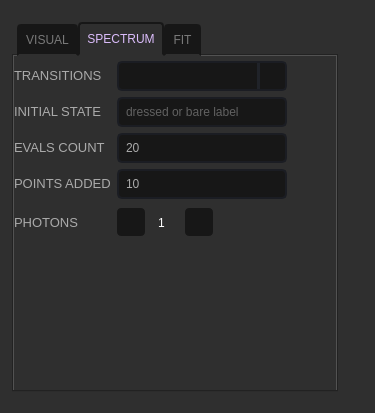
<?xml version="1.0" encoding="UTF-8"?>
<ui version="4.0">
 <class>settingsWidget</class>
 <widget class="QWidget" name="settingsWidget">
  <property name="geometry">
   <rect>
    <x>0</x>
    <y>0</y>
    <width>375</width>
    <height>413</height>
   </rect>
  </property>
  <property name="sizePolicy">
   <sizepolicy hsizetype="Preferred" vsizetype="Preferred">
    <horstretch>0</horstretch>
    <verstretch>0</verstretch>
   </sizepolicy>
  </property>
  <property name="minimumSize">
   <size>
    <width>375</width>
    <height>413</height>
   </size>
  </property>
  <property name="maximumSize">
   <size>
    <width>375</width>
    <height>413</height>
   </size>
  </property>
  <property name="windowTitle">
   <string>Form</string>
  </property>
  <property name="styleSheet">
   <string notr="true">QMainWindow {
	background-color: #5F5F5F;
}

QFrame {
	background-color: #5F5F5F;
}

QToolTip {
	color: #ffffff;
	background-color: rgba(27, 29, 35, 160);
	border: 1px solid rgb(40, 40, 40);
	border-radius: 2px;
}

QWidget {
	font-family: &quot;Roboto Medium&quot;;
	background-color: #2F2F2F;
}

QLabel {
	color: rgb(170, 170, 170);
    font-size: 14px;
}

/* LINE EDIT */
/* LINE EDIT */
QLineEdit {
	color: rgb(170, 170, 170);
	background-color: #171717;
	border-radius: 5px;
	border: 2px solid rgb(27, 29, 35);
	padding-left: 5px;
}

QLineEdit:hover {
	border: 2px solid rgb(64, 71, 88);
}

QLineEdit:focus {
	border: 2px solid rgb(91, 101, 124);
}

/* CHECKBOX */
QCheckBox {
	color: #AAAAAA;
    spacing: 10px;
    font-size: 14px;
}

QCheckBox::indicator {
    border: 1px solid #DBBCFB;
	width: 20px;
	height: 20px;
 	border-radius: 11px;
    background: transparent;
}

QCheckBox::indicator:hover {
	border: 1px solid #BE82FA;
   background: transparent;
}

QCheckBox::indicator:checked {
	border: 1px solid #BE82FA;
   background: transparent;
	image: url(:/icons/svg/check.svg);
}

/* RADIO BUTTON */
QRadioButton {
	color: #AAAAAA;
    spacing: 10px;
    font-size: 14px;
}

QRadioButton::indicator {
    border: 1px solid #DBBCFB;
	width: 20px;
	height: 20px;
 	border-radius: 11px;
    background: transparent;
}

QRadioButton::indicator:hover {
	border: 1px solid #BE82FA;
   background: transparent;
}

QRadioButton::indicator:checked {
	border: 1px solid #BE82FA;
   background: transparent;
	image: url(:/icons/svg/check.svg);
}



/* SLIDERS */
QSlider::groove:horizontal {
    border-radius: 9px;
    height: 18px;
	margin: 0px;
	background-color: #38363B;
}

QSlider::groove:horizontal:hover {
	background-color: #3A393F;
}

QSlider::handle:horizontal {
    background-color: #BE82FA;
    border: none;
    height: 18px;
    width: 18px;
    margin: 0px;
	border-radius: 9px;
}

QSlider::handle:horizontal:hover {
    background-color: #C186FE;
}

QSlider::handle:horizontal:pressed {
    background-color: #A870E0;
}

QSlider::groove:vertical {
    border-radius: 9px;
    width: 18px;
    margin: 0px;
	background-color: rgb(52, 59, 72);
}

QSlider::groove:vertical:hover {
	background-color: rgb(55, 62, 76);
}

QSlider::handle:vertical {
    background-color: rgb(85, 170, 255);
	border: none;
    height: 18px;
    width: 18px;
    margin: 0px;
	border-radius: 9px;
}

QSlider::handle:vertical:hover {
    background-color: rgb(105, 180, 255);
}

QSlider::handle:vertical:pressed {
    background-color: rgb(65, 130, 195);
}

QGroupBox {
	border: 0;
	color: rgb(170, 170, 170);
	font: 57 10px &quot;Roboto Medium&quot;;
}

QSpinBox {
	background-color: transparent;
	color: rgb(170, 170, 170);
    padding-right: 5px; /* make room for the arrows */
    border-width: 3;
}

QSpinBox::up-button {
    subcontrol-origin: border;
    subcontrol-position: right; /* position at the top right corner */
	height: 28px;
    width: 28px; 
	background-color: rgb(93,93,93);
    border-radius: 4px;
    border: 1px;
}

QSpinBox::down-button {
    subcontrol-origin: border;
    subcontrol-position: left; /* position at the top right corner */
	height: 28px;
    width: 28px;
	background-color: rgb(93,93,93);
    border-radius: 4px;
    border: 1px;
}

QSpinBox::up-arrow {
    width: 20px;
    height: 20px;
    image: url(:/icons/svg/plus.svg) 1;
}

QSpinBox::down-arrow {
    image: url(:/icons/svg/minus.svg) 1;
    width: 20px;
    height: 20px;
}

QSpinBox::up-button:pressed {
    background-color: rgb(200,200,200);
}


/* COMBOBOX */
QComboBox {
	color: rgb(170, 170, 170);
	background-color: #171717;
	border-radius: 5px;
	border: 2px solid rgb(27, 29, 35);
	padding: 5px;
	padding-left: 10px;
}



QComboBox:hover{
	background-color: #171717;
	border: 2px solid rgb(64, 71, 88);
}

QComboBox::drop-down {
	background-color: #171717;
	subcontrol-origin: padding;
	subcontrol-position: top right;
	width: 25px; 
	border-left-width: 3px;
	border-left-color: rgba(39, 44, 54, 150);
	border-left-style: solid;
	border-top-right-radius: 3px;
	border-bottom-right-radius: 3px;	
 }
QComboBox::drop-down:button {
	width: 25px; 
 }

QComboBox::down-arrow{
	image: url(:/icons/svg/arrow-down-2F2F2F.svg);
	width: 12px;
	height: 9px;
}
 
QComboBox QAbstractItemView {
	color: rgb(85, 170, 255);	
	background-color: #2F2F2F;
	padding: 5px;
	selection-background-color: #2F2F2F;
}

QComboBox QAbstractItemView::item{
    height: 50px;
}

</string>
  </property>
  <layout class="QGridLayout" name="gridLayout_3">
   <property name="leftMargin">
    <number>12</number>
   </property>
   <property name="topMargin">
    <number>12</number>
   </property>
   <property name="rightMargin">
    <number>12</number>
   </property>
   <property name="spacing">
    <number>0</number>
   </property>
   <item row="1" column="1">
    <spacer name="verticalSpacer_3">
     <property name="orientation">
      <enum>Qt::Vertical</enum>
     </property>
     <property name="sizeType">
      <enum>QSizePolicy::Expanding</enum>
     </property>
     <property name="sizeHint" stdset="0">
      <size>
       <width>5</width>
       <height>40</height>
      </size>
     </property>
    </spacer>
   </item>
   <item row="0" column="0" rowspan="2">
    <widget class="QTabWidget" name="tabWidget">
     <property name="sizePolicy">
      <sizepolicy hsizetype="Expanding" vsizetype="Expanding">
       <horstretch>0</horstretch>
       <verstretch>0</verstretch>
      </sizepolicy>
     </property>
     <property name="minimumSize">
      <size>
       <width>0</width>
       <height>370</height>
      </size>
     </property>
     <property name="maximumSize">
      <size>
       <width>16777215</width>
       <height>370</height>
      </size>
     </property>
     <property name="styleSheet">
      <string notr="true">QTabWidget::tab-bar {
    left: 5px; /* move to the right by 5px */
}

/* Style the tab using the tab sub-control. Note that
    it reads QTabBar _not_ QTabWidget */
QTabBar::tab {
    background: #171717;
	border: 2px solid #171717;
    border-bottom-color: #2F2F2F; /* same as the pane color */
    border-top-left-radius: 4px;
    border-top-right-radius: 4px;
    min-width: 8ex;
    padding: 7px;
}

QTabBar::tab:selected {
	background: #2F2F2F;
	border: 2px solid #171717;
    border-bottom-color: #2F2F2F; /* same as pane color */
	font: 14px &quot;Roboto Medium&quot;;
    color: #DBBCFB;
}

QTabBar::tab:!selected {
    margin-top: 2px; /* make non-selected tabs look smaller */
	font: 14px &quot;Roboto Medium&quot;;
    color: #797979;
}</string>
     </property>
     <property name="tabPosition">
      <enum>QTabWidget::North</enum>
     </property>
     <property name="tabShape">
      <enum>QTabWidget::Rounded</enum>
     </property>
     <property name="currentIndex">
      <number>1</number>
     </property>
     <property name="elideMode">
      <enum>Qt::ElideRight</enum>
     </property>
     <widget class="QWidget" name="visualTab">
      <attribute name="title">
       <string>VISUAL</string>
      </attribute>
      <layout class="QVBoxLayout" name="verticalLayout">
       <property name="leftMargin">
        <number>0</number>
       </property>
       <property name="topMargin">
        <number>0</number>
       </property>
       <property name="rightMargin">
        <number>0</number>
       </property>
       <property name="bottomMargin">
        <number>0</number>
       </property>
       <item>
        <widget class="QWidget" name="visualTabContainerWidget" native="true">
         <property name="minimumSize">
          <size>
           <width>0</width>
           <height>330</height>
          </size>
         </property>
         <property name="maximumSize">
          <size>
           <width>16777215</width>
           <height>330</height>
          </size>
         </property>
         <layout class="QGridLayout" name="gridLayout_2">
          <property name="leftMargin">
           <number>0</number>
          </property>
          <property name="topMargin">
           <number>5</number>
          </property>
          <property name="rightMargin">
           <number>0</number>
          </property>
          <property name="bottomMargin">
           <number>0</number>
          </property>
          <item row="3" column="0">
           <widget class="QSlider" name="rangeSliderMin">
            <property name="sizePolicy">
             <sizepolicy hsizetype="Fixed" vsizetype="Fixed">
              <horstretch>0</horstretch>
              <verstretch>0</verstretch>
             </sizepolicy>
            </property>
            <property name="minimumSize">
             <size>
              <width>207</width>
              <height>18</height>
             </size>
            </property>
            <property name="maximumSize">
             <size>
              <width>207</width>
              <height>16777215</height>
             </size>
            </property>
            <property name="maximum">
             <number>99</number>
            </property>
            <property name="singleStep">
             <number>1</number>
            </property>
            <property name="orientation">
             <enum>Qt::Horizontal</enum>
            </property>
           </widget>
          </item>
          <item row="4" column="0">
           <widget class="QSlider" name="rangeSliderMax">
            <property name="sizePolicy">
             <sizepolicy hsizetype="Fixed" vsizetype="Fixed">
              <horstretch>0</horstretch>
              <verstretch>0</verstretch>
             </sizepolicy>
            </property>
            <property name="minimumSize">
             <size>
              <width>207</width>
              <height>18</height>
             </size>
            </property>
            <property name="maximumSize">
             <size>
              <width>207</width>
              <height>16777215</height>
             </size>
            </property>
            <property name="maximum">
             <number>99</number>
            </property>
            <property name="value">
             <number>99</number>
            </property>
            <property name="sliderPosition">
             <number>99</number>
            </property>
            <property name="orientation">
             <enum>Qt::Horizontal</enum>
            </property>
           </widget>
          </item>
          <item row="9" column="0">
           <spacer name="verticalSpacer">
            <property name="orientation">
             <enum>Qt::Vertical</enum>
            </property>
            <property name="sizeHint" stdset="0">
             <size>
              <width>20</width>
              <height>7</height>
             </size>
            </property>
           </spacer>
          </item>
          <item row="8" column="0">
           <widget class="QFrame" name="filterQFrame">
            <property name="sizePolicy">
             <sizepolicy hsizetype="Minimum" vsizetype="Fixed">
              <horstretch>0</horstretch>
              <verstretch>0</verstretch>
             </sizepolicy>
            </property>
            <property name="minimumSize">
             <size>
              <width>0</width>
              <height>0</height>
             </size>
            </property>
            <property name="maximumSize">
             <size>
              <width>16777215</width>
              <height>16777215</height>
             </size>
            </property>
            <layout class="QVBoxLayout" name="verticalLayout_12">
             <property name="spacing">
              <number>15</number>
             </property>
             <property name="topMargin">
              <number>0</number>
             </property>
             <property name="bottomMargin">
              <number>0</number>
             </property>
             <item>
              <widget class="QCheckBox" name="waveletCheckBox">
               <property name="font">
                <font>
                 <family>Roboto Medium</family>
                 <pointsize>-1</pointsize>
                </font>
               </property>
               <property name="toolTip">
                <string notr="true"/>
               </property>
               <property name="text">
                <string notr="true">Denoise</string>
               </property>
              </widget>
             </item>
             <item>
              <widget class="QCheckBox" name="edgeFilterCheckBox">
               <property name="font">
                <font>
                 <family>Roboto Medium</family>
                 <pointsize>-1</pointsize>
                </font>
               </property>
               <property name="toolTip">
                <string notr="true"/>
               </property>
               <property name="text">
                <string notr="true">Edge</string>
               </property>
              </widget>
             </item>
             <item>
              <widget class="QCheckBox" name="topHatCheckBox">
               <property name="font">
                <font>
                 <family>Roboto Medium</family>
                 <pointsize>-1</pointsize>
                </font>
               </property>
               <property name="toolTip">
                <string notr="true"/>
               </property>
               <property name="text">
                <string notr="true">Top-hat</string>
               </property>
              </widget>
             </item>
            </layout>
           </widget>
          </item>
          <item row="2" column="0" colspan="2">
           <widget class="QComboBox" name="colorComboBox">
            <property name="sizePolicy">
             <sizepolicy hsizetype="Fixed" vsizetype="Fixed">
              <horstretch>0</horstretch>
              <verstretch>0</verstretch>
             </sizepolicy>
            </property>
            <property name="minimumSize">
             <size>
              <width>250</width>
              <height>30</height>
             </size>
            </property>
            <property name="maximumSize">
             <size>
              <width>250</width>
              <height>30</height>
             </size>
            </property>
            <property name="toolTip">
             <string notr="true"/>
            </property>
            <property name="currentText">
             <string>PuOr</string>
            </property>
            <property name="iconSize">
             <size>
              <width>150</width>
              <height>20</height>
             </size>
            </property>
            <property name="frame">
             <bool>false</bool>
            </property>
            <item>
             <property name="text">
              <string notr="true">PuOr</string>
             </property>
             <property name="icon">
              <iconset resource="resources.qrc">
               <normaloff>:/icons/PuOr.png</normaloff>:/icons/PuOr.png</iconset>
             </property>
            </item>
            <item>
             <property name="text">
              <string notr="true">RdYlBu</string>
             </property>
             <property name="icon">
              <iconset resource="resources.qrc">
               <normaloff>:/icons/RdYlBu.png</normaloff>:/icons/RdYlBu.png</iconset>
             </property>
            </item>
            <item>
             <property name="text">
              <string notr="true">bwr</string>
             </property>
             <property name="icon">
              <iconset resource="resources.qrc">
               <normaloff>:/icons/bwr.png</normaloff>:/icons/bwr.png</iconset>
             </property>
            </item>
            <item>
             <property name="text">
              <string notr="true">viridis</string>
             </property>
             <property name="icon">
              <iconset resource="resources.qrc">
               <normaloff>:/icons/viridis.png</normaloff>:/icons/viridis.png</iconset>
             </property>
            </item>
            <item>
             <property name="text">
              <string notr="true">cividis</string>
             </property>
             <property name="icon">
              <iconset resource="resources.qrc">
               <normaloff>:/icons/cividis.png</normaloff>:/icons/cividis.png</iconset>
             </property>
            </item>
            <item>
             <property name="text">
              <string notr="true">gray</string>
             </property>
             <property name="icon">
              <iconset resource="resources.qrc">
               <normaloff>:/icons/gray.png</normaloff>:/icons/gray.png</iconset>
             </property>
            </item>
           </widget>
          </item>
          <item row="7" column="0">
           <widget class="QLabel" name="label_39">
            <property name="sizePolicy">
             <sizepolicy hsizetype="Preferred" vsizetype="Fixed">
              <horstretch>0</horstretch>
              <verstretch>0</verstretch>
             </sizepolicy>
            </property>
            <property name="styleSheet">
             <string notr="true">font-size: 13px</string>
            </property>
            <property name="text">
             <string>FILTERS</string>
            </property>
           </widget>
          </item>
          <item row="3" column="1">
           <widget class="QLabel" name="label_2">
            <property name="text">
             <string>MIN</string>
            </property>
           </widget>
          </item>
          <item row="5" column="0">
           <widget class="QLabel" name="label_38">
            <property name="sizePolicy">
             <sizepolicy hsizetype="Preferred" vsizetype="Fixed">
              <horstretch>0</horstretch>
              <verstretch>0</verstretch>
             </sizepolicy>
            </property>
            <property name="styleSheet">
             <string notr="true">font-size: 13px</string>
            </property>
            <property name="text">
             <string>BACKGROUND SUBTRACT</string>
            </property>
           </widget>
          </item>
          <item row="4" column="1">
           <widget class="QLabel" name="label_3">
            <property name="text">
             <string>MAX</string>
            </property>
           </widget>
          </item>
          <item row="1" column="0">
           <widget class="QLabel" name="label_40">
            <property name="sizePolicy">
             <sizepolicy hsizetype="Preferred" vsizetype="Fixed">
              <horstretch>0</horstretch>
              <verstretch>0</verstretch>
             </sizepolicy>
            </property>
            <property name="styleSheet">
             <string notr="true">font-size: 13px</string>
            </property>
            <property name="text">
             <string>COLORING</string>
            </property>
           </widget>
          </item>
          <item row="2" column="2">
           <widget class="QCheckBox" name="logScaleCheckBox">
            <property name="font">
             <font>
              <family>Roboto Medium</family>
              <pointsize>-1</pointsize>
             </font>
            </property>
            <property name="layoutDirection">
             <enum>Qt::LeftToRight</enum>
            </property>
            <property name="autoFillBackground">
             <bool>false</bool>
            </property>
            <property name="text">
             <string notr="true">Log</string>
            </property>
            <property name="checked">
             <bool>false</bool>
            </property>
           </widget>
          </item>
          <item row="6" column="0">
           <widget class="QFrame" name="bgndSubtractQFrame">
            <property name="sizePolicy">
             <sizepolicy hsizetype="Minimum" vsizetype="Fixed">
              <horstretch>0</horstretch>
              <verstretch>0</verstretch>
             </sizepolicy>
            </property>
            <property name="minimumSize">
             <size>
              <width>207</width>
              <height>0</height>
             </size>
            </property>
            <property name="layoutDirection">
             <enum>Qt::LeftToRight</enum>
            </property>
            <layout class="QVBoxLayout" name="verticalLayout_7">
             <property name="spacing">
              <number>15</number>
             </property>
             <property name="topMargin">
              <number>0</number>
             </property>
             <property name="bottomMargin">
              <number>0</number>
             </property>
             <item>
              <widget class="QCheckBox" name="bgndSubtractXCheckBox">
               <property name="sizePolicy">
                <sizepolicy hsizetype="Fixed" vsizetype="Fixed">
                 <horstretch>0</horstretch>
                 <verstretch>0</verstretch>
                </sizepolicy>
               </property>
               <property name="font">
                <font>
                 <family>Roboto Medium</family>
                 <pointsize>-1</pointsize>
                </font>
               </property>
               <property name="toolTip">
                <string notr="true">Background subtraction along X</string>
               </property>
               <property name="text">
                <string notr="true">Along X axis</string>
               </property>
               <property name="checked">
                <bool>false</bool>
               </property>
               <property name="tristate">
                <bool>false</bool>
               </property>
              </widget>
             </item>
             <item>
              <widget class="QCheckBox" name="bgndSubtractYCheckBox">
               <property name="sizePolicy">
                <sizepolicy hsizetype="Fixed" vsizetype="Fixed">
                 <horstretch>0</horstretch>
                 <verstretch>0</verstretch>
                </sizepolicy>
               </property>
               <property name="font">
                <font>
                 <family>Roboto Medium</family>
                 <pointsize>-1</pointsize>
                </font>
               </property>
               <property name="toolTip">
                <string notr="true">Background subtraction along Y</string>
               </property>
               <property name="text">
                <string notr="true">Along Y axis</string>
               </property>
               <property name="tristate">
                <bool>false</bool>
               </property>
              </widget>
             </item>
            </layout>
           </widget>
          </item>
         </layout>
        </widget>
       </item>
      </layout>
     </widget>
     <widget class="QWidget" name="spectrumTab">
      <attribute name="title">
       <string>SPECTRUM</string>
      </attribute>
      <layout class="QVBoxLayout" name="verticalLayout_3">
       <property name="leftMargin">
        <number>0</number>
       </property>
       <property name="topMargin">
        <number>0</number>
       </property>
       <property name="rightMargin">
        <number>0</number>
       </property>
       <property name="bottomMargin">
        <number>0</number>
       </property>
       <item>
        <widget class="QWidget" name="spectrumTabContainerWidget" native="true">
         <layout class="QGridLayout" name="gridLayout">
          <property name="leftMargin">
           <number>0</number>
          </property>
          <property name="topMargin">
           <number>5</number>
          </property>
          <property name="rightMargin">
           <number>0</number>
          </property>
          <property name="bottomMargin">
           <number>0</number>
          </property>
          <item row="2" column="1" colspan="2">
           <widget class="StateLineEdit" name="initStateLineEdit">
            <property name="sizePolicy">
             <sizepolicy hsizetype="Fixed" vsizetype="Fixed">
              <horstretch>0</horstretch>
              <verstretch>0</verstretch>
             </sizepolicy>
            </property>
            <property name="minimumSize">
             <size>
              <width>170</width>
              <height>30</height>
             </size>
            </property>
            <property name="maximumSize">
             <size>
              <width>16777215</width>
              <height>30</height>
             </size>
            </property>
            <property name="placeholderText">
             <string>dressed or bare label</string>
            </property>
           </widget>
          </item>
          <item row="4" column="0">
           <widget class="QLabel" name="label_43">
            <property name="sizePolicy">
             <sizepolicy hsizetype="Fixed" vsizetype="Fixed">
              <horstretch>0</horstretch>
              <verstretch>0</verstretch>
             </sizepolicy>
            </property>
            <property name="styleSheet">
             <string notr="true">font-size: 13px</string>
            </property>
            <property name="text">
             <string>POINTS ADDED</string>
            </property>
           </widget>
          </item>
          <item row="1" column="0">
           <widget class="QLabel" name="label_44">
            <property name="sizePolicy">
             <sizepolicy hsizetype="Fixed" vsizetype="Fixed">
              <horstretch>0</horstretch>
              <verstretch>0</verstretch>
             </sizepolicy>
            </property>
            <property name="styleSheet">
             <string notr="true">font-size: 13px</string>
            </property>
            <property name="text">
             <string>TRANSITIONS</string>
            </property>
           </widget>
          </item>
          <item row="3" column="0">
           <widget class="QLabel" name="label_42">
            <property name="sizePolicy">
             <sizepolicy hsizetype="Fixed" vsizetype="Fixed">
              <horstretch>0</horstretch>
              <verstretch>0</verstretch>
             </sizepolicy>
            </property>
            <property name="styleSheet">
             <string notr="true">font-size: 13px</string>
            </property>
            <property name="text">
             <string>EVALS COUNT</string>
            </property>
           </widget>
          </item>
          <item row="5" column="0">
           <widget class="QLabel" name="label_33">
            <property name="sizePolicy">
             <sizepolicy hsizetype="Fixed" vsizetype="Fixed">
              <horstretch>0</horstretch>
              <verstretch>0</verstretch>
             </sizepolicy>
            </property>
            <property name="styleSheet">
             <string notr="true">font-size: 13px</string>
            </property>
            <property name="text">
             <string>PHOTONS</string>
            </property>
           </widget>
          </item>
          <item row="3" column="1" colspan="2">
           <widget class="IntLineEdit" name="evalsCountLineEdit">
            <property name="sizePolicy">
             <sizepolicy hsizetype="Fixed" vsizetype="Fixed">
              <horstretch>0</horstretch>
              <verstretch>0</verstretch>
             </sizepolicy>
            </property>
            <property name="minimumSize">
             <size>
              <width>170</width>
              <height>30</height>
             </size>
            </property>
            <property name="maximumSize">
             <size>
              <width>16777215</width>
              <height>30</height>
             </size>
            </property>
            <property name="text">
             <string>20</string>
            </property>
           </widget>
          </item>
          <item row="4" column="1" colspan="2">
           <widget class="IntLineEdit" name="pointsAddLineEdit">
            <property name="sizePolicy">
             <sizepolicy hsizetype="Fixed" vsizetype="Fixed">
              <horstretch>0</horstretch>
              <verstretch>0</verstretch>
             </sizepolicy>
            </property>
            <property name="minimumSize">
             <size>
              <width>170</width>
              <height>30</height>
             </size>
            </property>
            <property name="maximumSize">
             <size>
              <width>16777215</width>
              <height>30</height>
             </size>
            </property>
            <property name="text">
             <string>10</string>
            </property>
            <property name="placeholderText">
             <string># of x value for spectrum sweep</string>
            </property>
           </widget>
          </item>
          <item row="5" column="1">
           <widget class="QSpinBox" name="prefitPhotonSpinBox">
            <property name="sizePolicy">
             <sizepolicy hsizetype="Fixed" vsizetype="Fixed">
              <horstretch>0</horstretch>
              <verstretch>0</verstretch>
             </sizepolicy>
            </property>
            <property name="minimumSize">
             <size>
              <width>96</width>
              <height>35</height>
             </size>
            </property>
            <property name="styleSheet">
             <string notr="true">QSpinBox {
    color: #FFFFFF;
    background-color: #2F2F2F;
	height: 28px;
    width: 28px; 
    background-image: url(:/images/spin_box_bg_171717.svg) 1;
    background-repeat: no-repeat;
    background-position: center center;
    background-origin: content;
   /*padding: -5px 0px -14px 0px;*/
}

QSpinBox::up-button {
    subcontrol-origin: border;
    subcontrol-position: right; /* position at the top right corner */
	height: 28px;
    width: 28px; 
	background-color: #171717;
    border-radius: 4px;
}

QSpinBox::down-button {
    subcontrol-origin: border;
    subcontrol-position: left; /* position at the top right corner */
	height: 28px;
    width: 28px;
	background-color: #171717;
    border-radius: 4px;
    border: 1px;
}

QSpinBox::up-arrow {
    width: 20px;
    height: 20px;
    image: url(:/icons/svg/plus.svg) 1;
}

QSpinBox::up-arrow:pressed {
    width: 20px;
    height: 20px;
    image: url(:/icons/svg/plus-pressed.svg) 1;
}

QSpinBox::down-arrow {
    image: url(:/icons/svg/minus.svg) 1;
    width: 20px;
    height: 20px;
}

QSpinBox::down-arrow:pressed {
    image: url(:/icons/svg/minus-pressed.svg) 1;
    width: 20px;
    height: 20px;
}

QSpinBox::up-button:pressed {
    background-color: #262626;
}

QSpinBox::down-button:pressed {
    background-color: #262626;
}</string>
            </property>
            <property name="alignment">
             <set>Qt::AlignCenter</set>
            </property>
            <property name="minimum">
             <number>1</number>
            </property>
           </widget>
          </item>
          <item row="2" column="0">
           <widget class="QLabel" name="label">
            <property name="sizePolicy">
             <sizepolicy hsizetype="Fixed" vsizetype="Fixed">
              <horstretch>0</horstretch>
              <verstretch>0</verstretch>
             </sizepolicy>
            </property>
            <property name="styleSheet">
             <string notr="true">font-size: 13px</string>
            </property>
            <property name="text">
             <string>INITIAL STATE</string>
            </property>
           </widget>
          </item>
          <item row="6" column="0">
           <spacer name="verticalSpacer_2">
            <property name="orientation">
             <enum>Qt::Vertical</enum>
            </property>
            <property name="sizeHint" stdset="0">
             <size>
              <width>20</width>
              <height>115</height>
             </size>
            </property>
           </spacer>
          </item>
          <item row="1" column="3">
           <widget class="QPushButton" name="numericalSpectrumSettingsHelpPushButton">
            <property name="sizePolicy">
             <sizepolicy hsizetype="Fixed" vsizetype="Fixed">
              <horstretch>0</horstretch>
              <verstretch>0</verstretch>
             </sizepolicy>
            </property>
            <property name="minimumSize">
             <size>
              <width>0</width>
              <height>0</height>
             </size>
            </property>
            <property name="styleSheet">
             <string notr="true">QPushButton {
    border: none;
    background: none;
}</string>
            </property>
            <property name="text">
             <string/>
            </property>
            <property name="icon">
             <iconset resource="resources.qrc">
              <normaloff>:/icons/svg/question-circle.svg</normaloff>:/icons/svg/question-circle.svg</iconset>
            </property>
            <property name="iconSize">
             <size>
              <width>23</width>
              <height>23</height>
             </size>
            </property>
           </widget>
          </item>
          <item row="1" column="1" colspan="2">
           <widget class="QComboBox" name="subsysComboBox">
            <property name="sizePolicy">
             <sizepolicy hsizetype="Fixed" vsizetype="Fixed">
              <horstretch>0</horstretch>
              <verstretch>0</verstretch>
             </sizepolicy>
            </property>
            <property name="minimumSize">
             <size>
              <width>170</width>
              <height>30</height>
             </size>
            </property>
            <property name="maximumSize">
             <size>
              <width>16777215</width>
              <height>30</height>
             </size>
            </property>
            <property name="styleSheet">
             <string notr="true"/>
            </property>
            <property name="sizeAdjustPolicy">
             <enum>QComboBox::AdjustToMinimumContentsLengthWithIcon</enum>
            </property>
           </widget>
          </item>
         </layout>
        </widget>
       </item>
      </layout>
     </widget>
     <widget class="QWidget" name="fitTab">
      <attribute name="title">
       <string>FIT</string>
      </attribute>
      <layout class="QVBoxLayout" name="verticalLayout_2">
       <property name="leftMargin">
        <number>0</number>
       </property>
       <property name="topMargin">
        <number>0</number>
       </property>
       <property name="rightMargin">
        <number>0</number>
       </property>
       <property name="bottomMargin">
        <number>0</number>
       </property>
       <item>
        <widget class="QWidget" name="fitTabContainerWidget" native="true">
         <layout class="QGridLayout" name="gridLayout_4">
          <property name="leftMargin">
           <number>0</number>
          </property>
          <property name="topMargin">
           <number>5</number>
          </property>
          <property name="rightMargin">
           <number>0</number>
          </property>
          <property name="bottomMargin">
           <number>0</number>
          </property>
          <item row="1" column="1" colspan="2">
           <widget class="PositiveFloatLineEdit" name="tolLineEdit">
            <property name="sizePolicy">
             <sizepolicy hsizetype="Fixed" vsizetype="Fixed">
              <horstretch>0</horstretch>
              <verstretch>0</verstretch>
             </sizepolicy>
            </property>
            <property name="minimumSize">
             <size>
              <width>170</width>
              <height>30</height>
             </size>
            </property>
            <property name="maximumSize">
             <size>
              <width>16777215</width>
              <height>30</height>
             </size>
            </property>
            <property name="styleSheet">
             <string>font-size: 13px</string>
            </property>
            <property name="text">
             <string>1e-6</string>
            </property>
           </widget>
          </item>
          <item row="2" column="0">
           <spacer name="verticalSpacer_4">
            <property name="orientation">
             <enum>Qt::Vertical</enum>
            </property>
            <property name="sizeHint" stdset="0">
             <size>
              <width>20</width>
              <height>240</height>
             </size>
            </property>
           </spacer>
          </item>
          <item row="0" column="0">
           <widget class="QLabel" name="label_47">
            <property name="sizePolicy">
             <sizepolicy hsizetype="Fixed" vsizetype="Preferred">
              <horstretch>0</horstretch>
              <verstretch>0</verstretch>
             </sizepolicy>
            </property>
            <property name="styleSheet">
             <string notr="true">font-size: 13px</string>
            </property>
            <property name="text">
             <string>OPTIMIZER</string>
            </property>
           </widget>
          </item>
          <item row="0" column="1">
           <widget class="QComboBox" name="optimizerComboBox">
            <property name="sizePolicy">
             <sizepolicy hsizetype="Fixed" vsizetype="Fixed">
              <horstretch>0</horstretch>
              <verstretch>0</verstretch>
             </sizepolicy>
            </property>
            <property name="minimumSize">
             <size>
              <width>170</width>
              <height>30</height>
             </size>
            </property>
            <property name="maximumSize">
             <size>
              <width>16777213</width>
              <height>30</height>
             </size>
            </property>
            <property name="styleSheet">
             <string>font-size: 13px</string>
            </property>
            <item>
             <property name="text">
              <string>L-BFGS-B</string>
             </property>
            </item>
            <item>
             <property name="text">
              <string>Nelder-Mead</string>
             </property>
            </item>
            <item>
             <property name="text">
              <string>Powell</string>
             </property>
            </item>
            <item>
             <property name="text">
              <string>shgo</string>
             </property>
            </item>
            <item>
             <property name="text">
              <string>differential evolution</string>
             </property>
            </item>
           </widget>
          </item>
          <item row="1" column="0">
           <widget class="QLabel" name="label_8">
            <property name="sizePolicy">
             <sizepolicy hsizetype="Fixed" vsizetype="Preferred">
              <horstretch>0</horstretch>
              <verstretch>0</verstretch>
             </sizepolicy>
            </property>
            <property name="minimumSize">
             <size>
              <width>0</width>
              <height>0</height>
             </size>
            </property>
            <property name="styleSheet">
             <string notr="true">font-size: 13px</string>
            </property>
            <property name="text">
             <string>TOLERANCE</string>
            </property>
           </widget>
          </item>
         </layout>
        </widget>
       </item>
      </layout>
     </widget>
    </widget>
   </item>
   <item row="0" column="1">
    <widget class="QPushButton" name="settingsCloseButton">
     <property name="sizePolicy">
      <sizepolicy hsizetype="Fixed" vsizetype="Fixed">
       <horstretch>0</horstretch>
       <verstretch>0</verstretch>
      </sizepolicy>
     </property>
     <property name="minimumSize">
      <size>
       <width>25</width>
       <height>0</height>
      </size>
     </property>
     <property name="maximumSize">
      <size>
       <width>25</width>
       <height>16777215</height>
      </size>
     </property>
     <property name="styleSheet">
      <string notr="true">QPushButton {
    border: none;
    background: none;
}</string>
     </property>
     <property name="text">
      <string/>
     </property>
     <property name="icon">
      <iconset resource="resources.qrc">
       <normaloff>:/icons/svg/cross.svg</normaloff>:/icons/svg/cross.svg</iconset>
     </property>
     <property name="iconSize">
      <size>
       <width>30</width>
       <height>30</height>
      </size>
     </property>
    </widget>
   </item>
  </layout>
 </widget>
 <customwidgets>
  <customwidget>
   <class>PositiveFloatLineEdit</class>
   <extends>QLineEdit</extends>
   <header>qfit/widgets/validated_line_edits.h</header>
  </customwidget>
  <customwidget>
   <class>StateLineEdit</class>
   <extends>QLineEdit</extends>
   <header>qfit/widgets/validated_line_edits.h</header>
  </customwidget>
  <customwidget>
   <class>IntLineEdit</class>
   <extends>QLineEdit</extends>
   <header>qfit/widgets/validated_line_edits.h</header>
  </customwidget>
 </customwidgets>
 <resources>
  <include location="resources.qrc"/>
 </resources>
 <connections/>
</ui>
